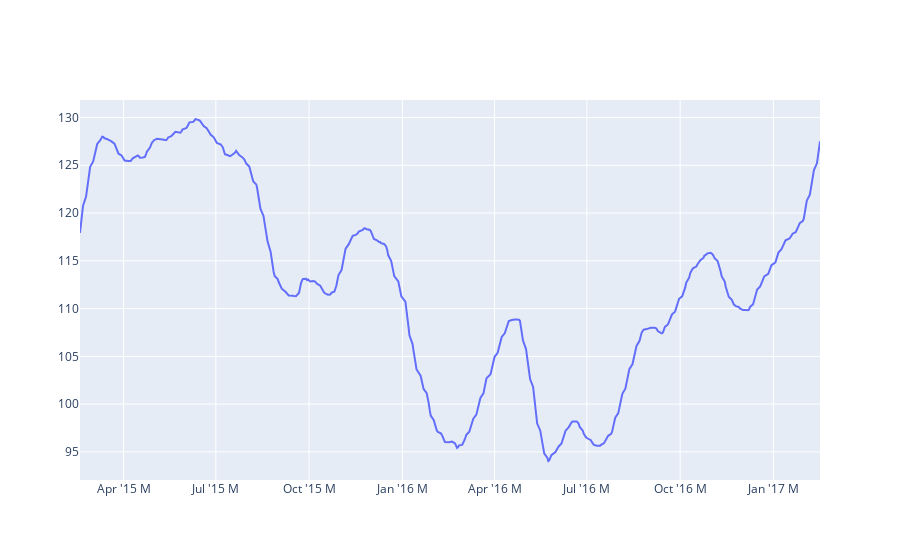

The cell this chart's notebook holds for it:
### Code cell
import plotly.graph_objects as go

import pandas as pd

df = pd.read_csv('https://raw.githubusercontent.com/plotly/datasets/master/finance-charts-apple.csv')

fig = go.Figure(go.Scatter(
    x = df['Date'],
    y = df['mavg']
))
print(df['Date'][:3])
fig.update_layout(
    xaxis_tickformatstops = [
        dict(dtickrange=[None, 1000], value="%H:%M:%S.%L ms"),
        dict(dtickrange=[1000, 60000], value="%H:%M:%S s"),
        dict(dtickrange=[60000, 3600000], value="%H:%M m"),
        dict(dtickrange=[3600000, 86400000], value="%H:%M h"),
        dict(dtickrange=[86400000, 604800000], value="%e. %b d"),
        dict(dtickrange=[604800000, "M1"], value="%e. %b w"),
        dict(dtickrange=["M1", "M12"], value="%b '%y M"),
        dict(dtickrange=["M12", None], value="%Y Y")
    ]
)

fig.show()

### Figure 1 — Plotly figure (JSON) as saved in the notebook; plotly's stock layout.template omitted (floating-point values rounded to 4 significant figures; data arrays with more than 128 entries replaced by an {"elided": "..."} marker saying what was removed)
{"data": [{"type": "scatter", "x": {"elided": "506 str values"}, "y": {"elided": "506 float values"}}], "layout": {"xaxis": {"tickformatstops": [{"dtickrange": [null, 1000], "value": "%H:%M:%S.%L ms"}, {"dtickrange": [1000, 60000], "value": "%H:%M:%S s"}, {"dtickrange": [60000, 3600000], "value": "%H:%M m"}, {"dtickrange": [3600000, 86400000], "value": "%H:%M h"}, {"dtickrange": [86400000, 604800000], "value": "%e. %b d"}, {"dtickrange": [604800000, "M1"], "value": "%e. %b w"}, {"dtickrange": ["M1", "M12"], "value": "%b '%y M"}, {"dtickrange": ["M12", null], "value": "%Y Y"}]}}}
